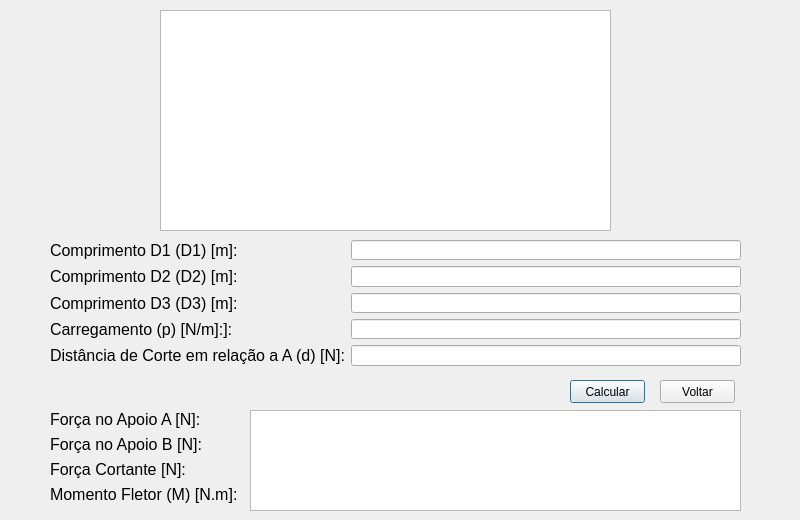
<?xml version="1.0" encoding="UTF-8"?>
<ui version="4.0">
 <class>Dialog</class>
 <widget class="QDialog" name="Dialog">
  <property name="geometry">
   <rect>
    <x>0</x>
    <y>0</y>
    <width>800</width>
    <height>520</height>
   </rect>
  </property>
  <property name="windowTitle">
   <string>Exemplo 6</string>
  </property>
  <widget class="QWidget" name="formLayoutWidget">
   <property name="geometry">
    <rect>
     <x>50</x>
     <y>240</y>
     <width>691</width>
     <height>126</height>
    </rect>
   </property>
   <layout class="QFormLayout" name="formLayout_2">
    <item row="0" column="0">
     <widget class="QLabel" name="label">
      <property name="font">
       <font>
        <pointsize>12</pointsize>
       </font>
      </property>
      <property name="text">
       <string>Comprimento D1 (D1) [m]:</string>
      </property>
     </widget>
    </item>
    <item row="0" column="1">
     <widget class="QLineEdit" name="lineEdit"/>
    </item>
    <item row="1" column="0">
     <widget class="QLabel" name="label_2">
      <property name="font">
       <font>
        <pointsize>12</pointsize>
       </font>
      </property>
      <property name="text">
       <string>Comprimento D2 (D2) [m]:</string>
      </property>
     </widget>
    </item>
    <item row="1" column="1">
     <widget class="QLineEdit" name="lineEdit_2"/>
    </item>
    <item row="2" column="0">
     <widget class="QLabel" name="label_11">
      <property name="font">
       <font>
        <pointsize>12</pointsize>
       </font>
      </property>
      <property name="text">
       <string>Comprimento D3 (D3) [m]:</string>
      </property>
     </widget>
    </item>
    <item row="2" column="1">
     <widget class="QLineEdit" name="lineEdit_3"/>
    </item>
    <item row="3" column="0">
     <widget class="QLabel" name="label_12">
      <property name="font">
       <font>
        <pointsize>12</pointsize>
       </font>
      </property>
      <property name="text">
       <string>Carregamento (p) [N/m]:]:</string>
      </property>
     </widget>
    </item>
    <item row="3" column="1">
     <widget class="QLineEdit" name="lineEdit_4"/>
    </item>
    <item row="4" column="0">
     <widget class="QLabel" name="label_13">
      <property name="font">
       <font>
        <pointsize>12</pointsize>
       </font>
      </property>
      <property name="text">
       <string>Distância de Corte em relação a A (d) [N]:</string>
      </property>
     </widget>
    </item>
    <item row="4" column="1">
     <widget class="QLineEdit" name="lineEdit_5"/>
    </item>
   </layout>
  </widget>
  <widget class="QPushButton" name="pushButton">
   <property name="geometry">
    <rect>
     <x>570</x>
     <y>380</y>
     <width>75</width>
     <height>23</height>
    </rect>
   </property>
   <property name="text">
    <string>Calcular</string>
   </property>
  </widget>
  <widget class="QTextBrowser" name="textBrowser">
   <property name="geometry">
    <rect>
     <x>160</x>
     <y>10</y>
     <width>451</width>
     <height>221</height>
    </rect>
   </property>
   <property name="html">
    <string>&lt;!DOCTYPE HTML PUBLIC &quot;-//W3C//DTD HTML 4.0//EN&quot; &quot;http://www.w3.org/TR/REC-html40/strict.dtd&quot;&gt;
&lt;html&gt;&lt;head&gt;&lt;meta name=&quot;qrichtext&quot; content=&quot;1&quot; /&gt;&lt;style type=&quot;text/css&quot;&gt;
p, li { white-space: pre-wrap; }
&lt;/style&gt;&lt;/head&gt;&lt;body style=&quot; font-family:'MS Shell Dlg 2'; font-size:8.25pt; font-weight:400; font-style:normal;&quot;&gt;
&lt;p align=&quot;center&quot; style=&quot; margin-top:0px; margin-bottom:0px; margin-left:0px; margin-right:0px; -qt-block-indent:0; text-indent:0px;&quot;&gt;&lt;img src=&quot;:/images/Exercício 11.jpg&quot; /&gt;&lt;/p&gt;&lt;/body&gt;&lt;/html&gt;</string>
   </property>
  </widget>
  <widget class="QPushButton" name="pushButton_2">
   <property name="geometry">
    <rect>
     <x>660</x>
     <y>380</y>
     <width>75</width>
     <height>23</height>
    </rect>
   </property>
   <property name="text">
    <string>Voltar</string>
   </property>
  </widget>
  <widget class="QWidget" name="formLayoutWidget_2">
   <property name="geometry">
    <rect>
     <x>50</x>
     <y>410</y>
     <width>691</width>
     <height>102</height>
    </rect>
   </property>
   <layout class="QFormLayout" name="formLayout_3">
    <item row="2" column="0">
     <widget class="QLabel" name="label_3">
      <property name="font">
       <font>
        <pointsize>12</pointsize>
       </font>
      </property>
      <property name="text">
       <string>Força Cortante [N]:</string>
      </property>
     </widget>
    </item>
    <item row="2" column="1">
     <widget class="QLabel" name="label_4">
      <property name="font">
       <font>
        <pointsize>12</pointsize>
       </font>
      </property>
      <property name="text">
       <string/>
      </property>
     </widget>
    </item>
    <item row="3" column="0">
     <widget class="QLabel" name="label_5">
      <property name="font">
       <font>
        <pointsize>12</pointsize>
       </font>
      </property>
      <property name="text">
       <string>Momento Fletor (M) [N.m]:</string>
      </property>
     </widget>
    </item>
    <item row="3" column="1">
     <widget class="QLabel" name="label_6">
      <property name="font">
       <font>
        <pointsize>12</pointsize>
       </font>
      </property>
      <property name="text">
       <string/>
      </property>
     </widget>
    </item>
    <item row="0" column="0">
     <widget class="QLabel" name="label_7">
      <property name="font">
       <font>
        <pointsize>12</pointsize>
       </font>
      </property>
      <property name="text">
       <string>Força no Apoio A [N]:</string>
      </property>
     </widget>
    </item>
    <item row="0" column="1">
     <widget class="QLabel" name="label_8">
      <property name="font">
       <font>
        <pointsize>12</pointsize>
       </font>
      </property>
      <property name="text">
       <string/>
      </property>
     </widget>
    </item>
    <item row="1" column="0">
     <widget class="QLabel" name="label_9">
      <property name="font">
       <font>
        <pointsize>12</pointsize>
       </font>
      </property>
      <property name="text">
       <string>Força no Apoio B [N]:</string>
      </property>
     </widget>
    </item>
    <item row="1" column="1">
     <widget class="QLabel" name="label_10">
      <property name="font">
       <font>
        <pointsize>12</pointsize>
       </font>
      </property>
      <property name="text">
       <string/>
      </property>
     </widget>
    </item>
   </layout>
  </widget>
  <widget class="QTextBrowser" name="textBrowser_2">
   <property name="geometry">
    <rect>
     <x>250</x>
     <y>410</y>
     <width>491</width>
     <height>101</height>
    </rect>
   </property>
  </widget>
  <widget class="QLabel" name="label_14">
   <property name="geometry">
    <rect>
     <x>0</x>
     <y>0</y>
     <width>800</width>
     <height>520</height>
    </rect>
   </property>
   <property name="text">
    <string/>
   </property>
   <property name="pixmap">
    <pixmap resource="resources/resources.qrc">:/images/exercicio5_6.jpg</pixmap>
   </property>
  </widget>
  <zorder>label_14</zorder>
  <zorder>textBrowser_2</zorder>
  <zorder>formLayoutWidget</zorder>
  <zorder>pushButton</zorder>
  <zorder>textBrowser</zorder>
  <zorder>pushButton_2</zorder>
  <zorder>formLayoutWidget_2</zorder>
 </widget>
 <resources>
  <include location="resources/resources.qrc"/>
 </resources>
 <connections>
  <connection>
   <sender>pushButton_2</sender>
   <signal>clicked()</signal>
   <receiver>Dialog</receiver>
   <slot>close()</slot>
   <hints>
    <hint type="sourcelabel">
     <x>697</x>
     <y>391</y>
    </hint>
    <hint type="destinationlabel">
     <x>399</x>
     <y>259</y>
    </hint>
   </hints>
  </connection>
 </connections>
</ui>
